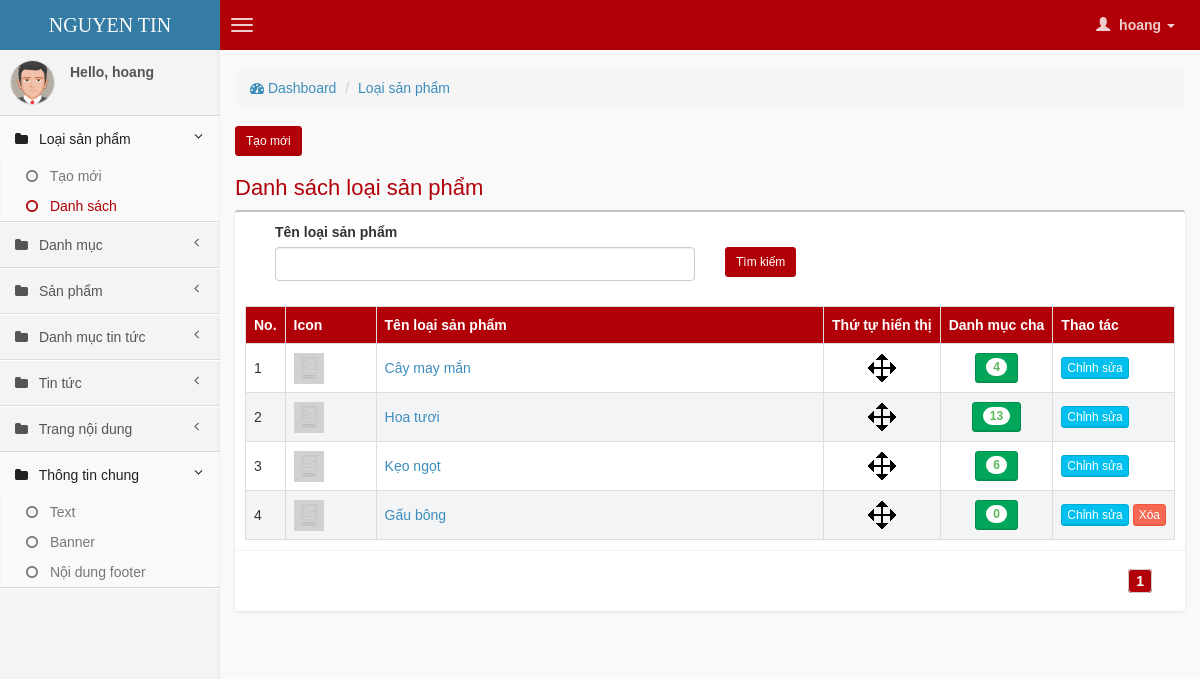
The app's page /backend/index.php?mod=cate-type&act=list (signed in) with its own data.
### tables this page shows
CREATE TABLE IF NOT EXISTS `cate_type` (
  `id` int(11) NOT NULL AUTO_INCREMENT,
  `name_vi` varchar(255) NOT NULL,
  `name_en` varchar(255) NOT NULL,
  `alias_vi` varchar(255) NOT NULL,
  `alias_en` varchar(255) NOT NULL,
  `icon_url` varchar(255) NOT NULL,
  `display_order` int(11) NOT NULL,
  `meta_title_vi` varchar(255) NOT NULL,
  `meta_title_en` varchar(255) NOT NULL,
  `meta_description_vi` varchar(255) NOT NULL,
  `meta_description_en` varchar(255) NOT NULL,
  `meta_keyword_vi` varchar(255) NOT NULL,
  `meta_keyword_en` varchar(255) NOT NULL,
  `created_at` int(11) NOT NULL,
  `updated_at` int(11) NOT NULL,
  PRIMARY KEY (`id`)
);

### backend/view/cate-type/list.php (the view, shortened to what this page needs)
<?php
require_once "model/Backend.php";
$model = new Backend;
$link = $link_back = "index.php?mod=cate-type&act=list";
$link_form = "index.php?mod=cate-type&act=form";
if (isset($_GET['name_vi']) && $_GET['name_vi'] != '') {
    $arrCustom['name_vi'] = $_GET['name_vi'];
    $link.="&name=".$arrCustom['name_vi'];
    $link_back.="&name=".$arrCustom['name_vi'];
} else {
    $arrCustom['name_vi'] = '';
}
$table = "cate_type";
$listTotal = $model->getList($table, -1, -1, $arrCustom, 1);
$total_record = $listTotal['total'];
$total_page = ceil($total_record / 100);
$page = isset($_GET['page']) ? (int) $_GET['page'] : 1;
$offset = 100 * ($page - 1);
$list = $model->getList($table, $offset, 100, $arrCustom, 1);
?>
<div class="row">
    <div class="col-md-12">
        <section class="content-header">
      <ol class="breadcrumb">
        <li><a href="index.php"><i class="fa fa-dashboard"></i> Dashboard</a></li>
        <li><a href="index.php?mod=cate-type&act=list">Loại sản phẩm</a></li>
      </ol>
    </section>
    <a class="btn btn-primary btn-sm right" href="<?php echo $link_form; ?>">Tạo mới</a>
         <div class="box-header">
                <h2 class="box-title" style="text-tranform:uppercase !important;color: #B10007">
                    Danh sách loại sản phẩm
                </h2>
            </div>
        <div class="box">
            <div class="col-md-12">
                <div class="box_search">
                <form method="get" id="formSearch" name="formSearch">
                    <div class="col-md-6">
                         <div class="form-group">
                            <label for="name">Tên loại sản phẩm</label>
                            <input type="text" name='name_vi' id='name_vi' value="<?php echo $arrCustom['name_vi']; ?>" class="form-control" />
                        </div>
                    </div>
                    <div class="col-md-6">
                         <div class="form-group">
                            <label for="name">&nbsp;</label><br>
                            <button class="btn btn-primary btn-sm right" type="submit">Tìm kiếm</button>
                        </div>
                    </div>
                </form>
                <div class="clearfix"></div>
                </div>
            </div>
            <div class="box-body">
                <table class="table table-bordered table-striped" id="tbl_list">
                    <tbody><tr>
                        <th width="1%">No.</th>
                        <th width="10%">Icon</th>
                        <th width="50%">Tên loại sản phẩm</th>
                        <th style="text-align:center;width: 1%;white-space:nowrap">Thứ tự hiển thị</th>
                        <th style="text-align:center;width: 1%;white-space:nowrap">Danh mục cha</th>
                        <th style="width: 1%;white-space:nowrap">Thao tác</th>
                    </tr>
                    <?php
                    $i = ($page-1) * LIMIT;
                    if(!empty($list['data'])){
                    foreach ($list['data'] as $key => $row) {
                    $i++;
                    ?>
                    <tr id="row-<?php echo $row['id']; ?>">
                        <td width="1%"><span class="order"><?php echo $i; ?></span></td>
                        <td>
                            <?php if(!empty($row['icon_url'])){ ?>
                            <img id="img_thumnails" class="lazy" data-original="../<?php echo $row['icon_url']; ?>" width="30" />
                            <?php }else{ ?>
                            <img id="img_thumnails" class="lazy" data-original="static/img/no_image.jpg" width="30" />
                            <?php } ?>
                        </td>
                        <td width="50%">
                            <a href="index.php?mod=cate-type&act=form&id=<?php echo $row['id']; ?>&parent_id=<?php echo $row['parent_id'];?>&cate_type_id=<?php echo $row['cate_type_id']; ?>&menu_type=<?php echo $row['menu_type']; ?>">
                                <?php echo $row['name_vi']; ?>
                            </a>
                        </td>
                        <td style="text-align:center;width: 1%;white-space:nowrap"><img src="img/drag.png" class="dragHandle" /></td>
                        <td style="text-align:center;width: 1%;white-space:nowrap">
                            <a class="btn btn-success btn-sm" href="index.php?mod=cate&act=list&cate_type_id=<?php echo $row['id']; ?>">
                                <span class="badge"><?php echo $model->getListCateByCateType($row['id']); ?></span>
                            </a>
                        </td>
                        <td style="width: 1%;white-space:nowrap">
                            <a class="btn btn-info btn-xs" href="index.php?mod=cate-type&act=form&id=<?php echo $row['id']; ?>">
                                Chỉnh sửa
                            </a>
                            <?php if($model->getListCateByCateType($row['id']) ==0 ){ ?>
                            <a class="btn btn-danger btn-xs link-delete" href="javascript:;" alias="<?php echo $row['name_vi']; ?>" id="<?php echo $row['id']; ?>" mod="cate_type" class="link_delete" >
                                Xóa
                            </a>
                            <?php } ?>
                        </td>
                    </tr>
                    <?php } }else{  ?>
                    <tr>
                        <td colspan="6">Không tìm thấy dữ liệu.</td>
                    </tr>
                    <?php } ?>
                </tbody></table>
            </div>
            <div class="box-footer clearfix">
                <?php echo $model->phantrang($page, PAGE_SHOW, $total_page, $link); ?>
            </div>
        </div>
    </div>
</div>

### records on screen
cate_type: name_vi "Cây may mắn", ListCateByCateType "4"
cate_type: name_vi "Hoa tươi", ListCateByCateType "13"
cate_type: name_vi "Kẹo ngọt", ListCateByCateType "6"
cate_type: name_vi "Gấu bông", ListCateByCateType "0"

### other values on screen
$_SESSION['email'] "hoang"
